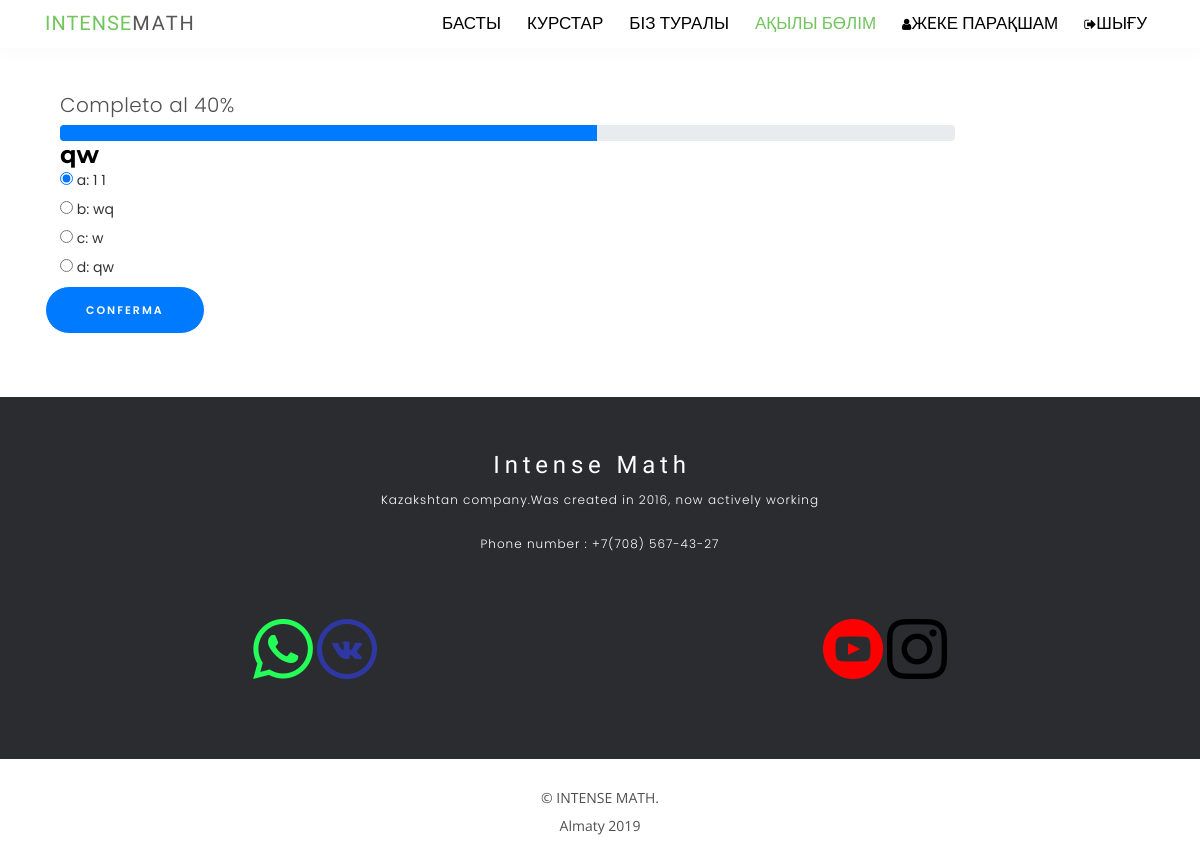
The page /exam/aedsa/ (signed in) on the database its author committed.
### mathapp/models.py (models this page shows, shortened)
class Exam(models.Model):
	category = models.ForeignKey(Category,on_delete=models.CASCADE, null=True)
	title 	= models.CharField(max_length=120, null=True)
	slug = models.SlugField()
	question_1 = models.CharField(max_length = 500)
	option1_1 = models.CharField(max_length = 20)
	option2_1 = models.CharField(max_length = 20)
	option3_1 = models.CharField(max_length = 20)
	option4_1 = models.CharField(max_length = 20)
	answer_1 = models.CharField(max_length = 20)
	question_2 = models.CharField(max_length = 500)
	option1_2 = models.CharField(max_length = 20)
	option2_2 = models.CharField(max_length = 20)
	option3_2 = models.CharField(max_length = 20)
	option4_2 = models.CharField(max_length = 20)
	answer_2 = models.CharField(max_length = 20)
	question_3 = models.CharField(max_length = 500)
	option1_3 = models.CharField(max_length = 20)
	option2_3 = models.CharField(max_length = 20)
	option3_3 = models.CharField(max_length = 20)
	option4_3 = models.CharField(max_length = 20)
	answer_3 = models.CharField(max_length = 20)
	question_4 = models.CharField(max_length = 500)
	option1_4 = models.CharField(max_length = 20)
	option2_4 = models.CharField(max_length = 20)
	option3_4 = models.CharField(max_length = 20)
	option4_4 = models.CharField(max_length = 20)
	answer_4 = models.CharField(max_length = 20)
	question_5 = models.CharField(max_length = 500)
	option1_5 = models.CharField(max_length = 20)
	option2_5 = models.CharField(max_length = 20)
	option3_5 = models.CharField(max_length = 20)
	option4_5 = models.CharField(max_length = 20)
	answer_5 = models.CharField(max_length = 20)
	question_6 = models.CharField(max_length = 500)
	option1_6 = models.CharField(max_length = 20)
	option2_6 = models.CharField(max_length = 20)
	option3_6 = models.CharField(max_length = 20)
	option4_6 = models.CharField(max_length = 20)
	answer_6 = models.CharField(max_length = 20)
	question_7 = models.CharField(max_length = 500)
	option1_7 = models.CharField(max_length = 20)
	option2_7 = models.CharField(max_length = 20)
	option3_7 = models.CharField(max_length = 20)
	option4_7 = models.CharField(max_length = 20)
	answer_7 = models.CharField(max_length = 20)
	question_8 = models.CharField(max_length = 500)
	option1_8 = models.CharField(max_length = 20)
	option2_8 = models.CharField(max_length = 20)
	option3_8 = models.CharField(max_length = 20)
	option4_8 = models.CharField(max_length = 20)
	answer_8 = models.CharField(max_length = 20)
	question_9 = models.CharField(max_length = 500)
	option1_9 = models.CharField(max_length = 20)
	option2_9 = models.CharField(max_length = 20)
	option3_9 = models.CharField(max_length = 20)
	option4_9 = models.CharField(max_length = 20)
	answer_9 = models.CharField(max_length = 20)
	question_10 = models.CharField(max_length = 500)
	option1_10 = models.CharField(max_length = 20)
	option2_10 = models.CharField(max_length = 20)
	option3_10 = models.CharField(max_length = 20)
	option4_10 = models.CharField(max_length = 20)
	answer_10 = models.CharField(max_length = 20)
	question_11 = models.CharField(max_length = 500)
	option1_11 = models.CharField(max_length = 20)
	option2_11 = models.CharField(max_length = 20)
	option3_11 = models.CharField(max_length = 20)
	option4_11 = models.CharField(max_length = 20)
	answer_11 = models.CharField(max_length = 20)
	question_12 = models.CharField(max_length = 500)
	option1_12 = models.CharField(max_length = 20)
	option2_12 = models.CharField(max_length = 20)
	option3_12 = models.CharField(max_length = 20)
	option4_12 = models.CharField(max_length = 20)
	answer_12 = models.CharField(max_length = 20)
	question_13 = models.CharField(max_length = 500)
	option1_13 = models.CharField(max_length = 20)
	option2_13= models.CharField(max_length = 20)
	option3_13 = models.CharField(max_length = 20)
	option4_13 = models.CharField(max_length = 20)
	answer_13 = models.CharField(max_length = 20)
	question_14 = models.CharField(max_length = 500)
	option1_14 = models.CharField(max_length = 20)
	option2_14 = models.CharField(max_length = 20)
	option3_14 = models.CharField(max_length = 20)
	option4_14 = models.CharField(max_length = 20)
	answer_14 = models.CharField(max_length = 20)
	question_15 = models.CharField(max_length = 500)
	option1_15 = models.CharField(max_length = 20)
	option2_15 = models.CharField(max_length = 20)
	option3_15 = models.CharField(max_length = 20)
	option4_15 = models.CharField(max_length = 20)
	answer_15 = models.CharField(max_length = 20)
	question_16 = models.CharField(max_length = 500)
	option1_16 = models.CharField(max_length = 20)
	option2_16 = models.CharField(max_length = 20)
	option3_16 = models.CharField(max_length = 20)
	option4_16 = models.CharField(max_length = 20)
	answer_16 = models.CharField(max_length = 20)
	question_17 = models.CharField(max_length = 500)
	option1_17 = models.CharField(max_length = 20)
	option2_17 = models.CharField(max_length = 20)
	option3_17 = models.CharField(max_length = 20)
	option4_17 = models.CharField(max_length = 20)
	answer_17 = models.CharField(max_length = 20)
	question_18 = models.CharField(max_length = 500)
	option1_18 = models.CharField(max_length = 20)
	option2_18 = models.CharField(max_length = 20)
	option3_18 = models.CharField(max_length = 20)
	option4_18 = models.CharField(max_length = 20)
	answer_18 = models.CharField(max_length = 20)
	question_19 = models.CharField(max_length = 500)
	option1_19 = models.CharField(max_length = 20)
	option2_19 = models.CharField(max_length = 20)
	option3_19 = models.CharField(max_length = 20)
	option4_19 = models.CharField(max_length = 20)
	answer_19 = models.CharField(max_length = 20)
	question_20 = models.CharField(max_length = 500)
	option1_20 = models.CharField(max_length = 20)
	option2_20 = models.CharField(max_length = 20)
	option3_20 = models.CharField(max_length = 20)
	option4_20 = models.CharField(max_length = 20)
	answer_20 = models.CharField(max_length = 20)

### mathapp/views.py (the view)
# urls.py: url(r'^exam/(?P<slug>[-\w]+)/$', ExamView.as_view(), name='exam'),
class ExamView(DetailView):
	model = Exam
	template_name = "exam.html"
	def get_context_data(self, *args, **kwargs):
		context = super(ExamView, self).get_context_data(*args, **kwargs)
		user = self.kwargs.get('user')
		context['exams'] = self.model.objects.all()
		context['exam'] = self.get_object()
		context['current_user'] = UserAll.objects.get(user=self.request.user)
		return context

### mathapp/templates/exam.html (shortened to what this page needs)
{% extends 'index.html' %}
 {% block menu %}
 <nav id="nav-menu-container">
  <ul class="nav-menu">
    <li><a href="{% url 'base_view' %}">Басты</a></li>
    <li><a href="{% url 'base_view' %}#get-started">Курстар</a></li>
    <li><a href="{% url 'base_view' %}#team">Біз туралы</a></li>
    <li class="menu-active"><a href="{% url 'buy' %}">Ақылы бөлім</a></li>
   {% if not request.user.is_authenticated %}
    <li><a href="{% url 'login_view' %}"><i class="fa fa-sign-in"></i>Кіру</a></li>
    <li><a href="{% url 'signup' %}"><i class="fa fa-sign-in"></i>Тіркелу</a></li>
   {% else %}
    <li><a href="{% url 'account_view' request.user %}"><i class="fa fa-user" aria-hidden="true"></i>Жeке парақшам</a></li>
    <li><a href="{% url 'logout_view' %}"><i class="fa fa-sign-out"></i>Шығу</a></li>
   {% endif %}
  </ul>
</nav>
{% endblock menu %}
{% block content %}
<br><br><br><br>
<div class="container">
  <div class="col-md-1 column">
  </div>
  <div class="col-md-10 column">
  <p class="lead">Completo al 40%</p>
    <div class="progress">
      <div class="progress-bar" role="progressbar" style="width: 60%;">
      </div>
    </div>
    <div class="panel panel-primary">
      <div class="panel-heading">
        <h3 class="panel-title">
            {{ exam.question_1 }}
          </h3>
      </div>
      <div class="panel-body">
        <div class="radio">
          <label>
            <input type="radio" name="optionsRadios" id="a1" value="1" checked=""> a: {{ exam.option1_1 }} {{ exam.answer_1 }}
          </label>
        </div>
        <div class="radio">
          <label>
            <input type="radio" name="optionsRadios" id="b1" value="2"> b: {{ exam.option2_1 }}
          </label>
        </div>
        <div class="radio">
          <label>
            <input type="radio" name="optionsRadios" id="c1" value="3"> c: {{ exam.option3_1 }}
          </label>
        </div>
        <div class="radio">
          <label>
            <input type="radio" name="optionsRadios" id="d1" value="4"> d: {{ exam.option4_1 }}
          </label>
        </div>
      </div>
    </div>
  </div>
        <a href="#" class="btn btn-primary " role="button" onclick="result()">Conferma</a>
</div>
<br><br><br>
{% endblock content %}

### static/css/blog.css (style rules this page uses)
* { margin: 0; padding: 0; -webkit-font-smoothing: antialiased; -webkit-text-shadow: rgba(0,0,0,.01) 0 0 1px; text-shadow: rgba(0,0,0,.01) 0 0 1px; }
body { font-family: 'Poppins', sans-serif; font-size: 14px; font-weight: 400; background: #FFFFFF; color: #a5a5a5; }
div { display: block; position: relative; -webkit-box-sizing: border-box; -moz-box-sizing: border-box; box-sizing: border-box; }
ul { list-style: none; margin-bottom: 0px; }
p { font-family: 'Poppins', sans-serif; font-size: 16px; line-height: 2; font-weight: 400; color: rgba(0,0,0,0.6); -webkit-font-smoothing: antialiased; -webkit-text-shadow: rgba(0,0,0,.01) 0 0 1px; text-shadow: rgba(0,0,0,.01) 0 0 1px; }
p:last-of-type { margin-bottom: 0; }
a, a:hover, a:visited, a:active, a:link { text-decoration: none; -webkit-font-smoothing: antialiased; -webkit-text-shadow: rgba(0,0,0,.01) 0 0 1px; text-shadow: rgba(0,0,0,.01) 0 0 1px; }
h3 { font-size: 24px; }
h1, h2, h3, h4, h5, h6 { font-family: 'Montserrat', sans-serif; font-weight: 700; color: #000000; -webkit-font-smoothing: antialiased; -webkit-text-shadow: rgba(0,0,0,.01) 0 0 1px; text-shadow: rgba(0,0,0,.01) 0 0 1px; }

### static/css/blog_single.css (style rules this page uses)
* { margin: 0; padding: 0; -webkit-font-smoothing: antialiased; -webkit-text-shadow: rgba(0,0,0,.01) 0 0 1px; text-shadow: rgba(0,0,0,.01) 0 0 1px; }
body { font-family: 'Poppins', sans-serif; font-size: 14px; font-weight: 400; background: #FFFFFF; color: #a5a5a5; }
div { display: block; position: relative; -webkit-box-sizing: border-box; -moz-box-sizing: border-box; box-sizing: border-box; }
ul { list-style: none; margin-bottom: 0px; }
p { font-family: 'Poppins', sans-serif; font-size: 16px; line-height: 2; font-weight: 400; color: rgba(0,0,0,0.6); -webkit-font-smoothing: antialiased; -webkit-text-shadow: rgba(0,0,0,.01) 0 0 1px; text-shadow: rgba(0,0,0,.01) 0 0 1px; }
p:last-of-type { margin-bottom: 0; }
a, a:hover, a:visited, a:active, a:link { text-decoration: none; -webkit-font-smoothing: antialiased; -webkit-text-shadow: rgba(0,0,0,.01) 0 0 1px; text-shadow: rgba(0,0,0,.01) 0 0 1px; }
h3 { font-size: 24px; }
h1, h2, h3, h4, h5, h6 { font-family: 'Montserrat', sans-serif; font-weight: 700; color: #000000; -webkit-font-smoothing: antialiased; -webkit-text-shadow: rgba(0,0,0,.01) 0 0 1px; text-shadow: rgba(0,0,0,.01) 0 0 1px; }

### static/css/style.css (style rules this page uses)
body { background-color: #fff; color: #333; }
h1, h2, h3, h4, h5, h6 { margin: 0; }
.nav-menu a { font-size: 20px; }
a { font-size: 20px; letter-spacing: 2px; }
ul { letter-spacing: 1px; }
li { color: #626262; font-size: 17px; font-weight: 400; letter-spacing: 2px; line-height: 30px; }
p { color: #505050; font-size: 14px; font-weight: 300; letter-spacing: 0.5px; line-height: 2; margin-bottom: 20px; }
.btn { border: 1px solid #fff; border-radius: 50px; color: #fff; font-size: 11px; font-weight: 600; padding: 15px 40px; text-transform: uppercase; -moz-transition: all 0.5s ease-in-out 0s; -ms-transition: all 0.5s ease-in-out 0s; -o-transition: all 0.5s ease-in-out 0s; -webkit-transition: all 0.5s ease-in-out 0s; transition: all 0.5s ease-in-out 0s; }
.fa { font-size: 13px; }
.nav-menu, .nav-menu * { margin: 0; padding: 0; list-style: none; }
.nav-menu li { position: relative; white-space: nowrap; }
.nav-menu > li { float: left; }
#nav-menu-container { float: right; margin: 0 0 0 0; }
.nav-menu a { padding: 8px 8px; text-decoration: none; display: inline-block; color: #555; font-family: "Roboto", sans-serif; font-weight: 400; font-size: 14px; outline: none; letter-spacing: 0; transition: 0.3s; }
.nav-menu li:hover > a, .nav-menu > .menu-active > a { color: #71c55d; }
.nav-menu > li { margin-left: 10px; }
#mobile-nav { position: fixed; top: 0; padding-top: 18px; bottom: 0; z-index: 998; background: rgba(52, 59, 64, 0.9); left: -260px; width: 260px; overflow-y: auto; transition: 0.4s; }
#mobile-nav ul { padding: 0; margin: 0; list-style: none; }
#mobile-nav ul li { position: relative; }
#mobile-nav ul li a { color: #fff; font-size: 14px; overflow: hidden; padding: 6px 22px 6px 15px; position: relative; text-decoration: none; width: 100%; display: block; outline: none; letter-spacing: 0; }

### mathapp/templates/index.html (style rules this page uses)
.nav-menu a { font-size: 17px; text-transform: none; color: black; font-weight: 20px; text-transform: uppercase; }
.nav-menu li { text-transform: none; }

### rows shown on the page
Exam: question_1 "qw", option1_1 "1", answer_1 "1", option2_1 "wq", option3_1 "w", option4_1 "qw"
